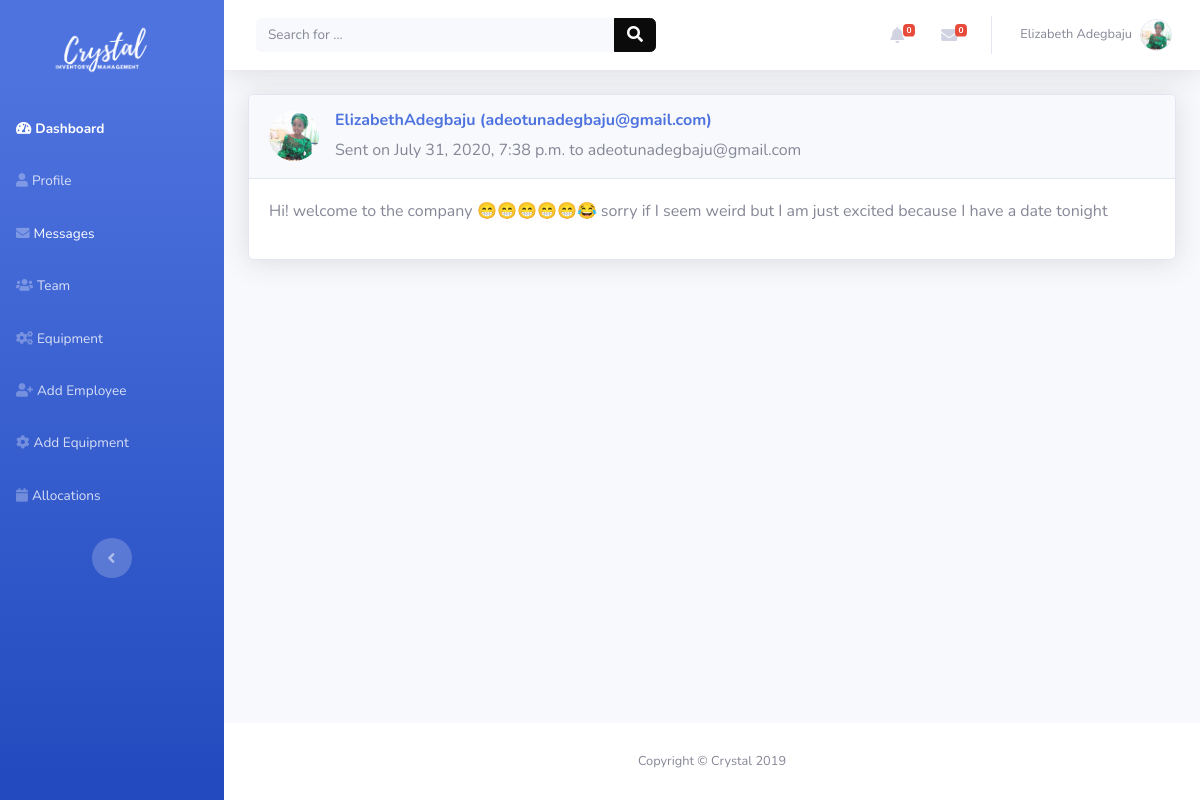
Screenshot of /messages/1/ (signed in) with the database file from the repository.
### dashboard/models.py (models this page shows, shortened)
class User(AbstractUser):
    username = None
    first_name = models.CharField(_('first name'), max_length=30, blank=True)
    last_name = models.CharField(_('last name'), max_length=150, blank=True)
    email = models.EmailField(_('email address'), unique=True)
    is_active = models.BooleanField(_("active"), default=False, help_text=_(
        'Designates whether this user should be treated as active. '
        'Unselect this instead of deleting accounts.'
    ), )
    USERNAME_FIELD = 'email'
    REQUIRED_FIELDS = []
    objects = UserManager()

class Employee(models.Model):
    user = models.OneToOneField(User, models.CASCADE)
    username = models.CharField(max_length=20)
    image = models.ImageField(upload_to=user_directory_path)
    location = models.ForeignKey(Location, on_delete=models.CASCADE, default=1)

class Message(models.Model):
    from_user = models.ForeignKey(User, models.DO_NOTHING,
                                  related_name="sent_messages")
    to_user = models.ForeignKey(User, models.DO_NOTHING,
                                related_name="inbox_messages")
    text = models.TextField()
    date_sent = models.DateTimeField(auto_now_add=True)
    read = models.BooleanField(default=False)

### dashboard/views.py (the view)
# urls.py: path('messages/<int:pk>/', views.message, name='message'),
@login_required
def message(request, pk):
    user = request.user
    alerts, unread_messages = unread_messages_notification(user)
    message = Message.objects.get(pk=pk)
    if (user == message.to_user) | (user == message.from_user):
        if user == message.to_user:
            message.read = True
            message.save()
        return render(request, 'message.html',
                      {'unread_messages': unread_messages, 'alerts': alerts,
                       'message': message})
    else:
        return redirect('page_not_found')

### dashboard/templatetags/profile_extras.py (called while the page is built)
@register.filter(name='has_group')
def has_group(user, group_name):
    return user.groups.filter(name=group_name).exists()

@register.filter
def count(value):
    return len(value)

### dashboard/views.py (called while the page is built)
def unread_messages_notification(user):
    unread_messages = user.inbox_messages.filter(from_user_id__gte=2, read=False).order_by('-date_sent')
    alerts = user.inbox_messages.filter(from_user_id=1, read=False).order_by('-date_sent')
    return alerts, unread_messages

### templates/message.html (shortened to what this page needs)
{% extends 'base_nav.html' %}
{% load static %}
{% load humanize %}
{% load profile_extras %}
{% block content %}
    <div class="container-fluid">
        <div class="card shadow">
            <div class="card-header py-3 d-inline-flex">
                <a href="{% url 'team_member' message.from_user.id %}">
                    <img class="rounded-circle mr-2" width="50" height="50"
                         src="{{ MEDIA_URL }}{{ message.from_user.employee.image|urlencode }}"></a>
                <div class="ml-2">
                    <a style="text-decoration: none" href="{% url 'team_member' message.from_user.id %}"><h6
                            class="text-primary font-weight-bold">
                        {{ message.from_user.first_name }}{{ message.from_user.last_name }}
                        ({{ message.from_user.email }})</h6></a>
                    <p class="m-0">Sent on {{ message.date_sent.astimezone }} to {{ message.to_user }}</p>
                </div>
            </div>
            <div class="card-body">
                <div class="text-gray-600">
                    <p>{{ message.text }}</p>
                </div>
            </div>
        </div>
    </div>
{% endblock %}

### templates/base_nav.html (shortened to what this page needs)
{% extends 'base.html' %}
{% load static %}
{% load profile_extras %}
{% block sidenav %}
    <nav class="navbar navbar-dark align-items-start sidebar sidebar-dark accordion bg-gradient-primary p-0"
         id="page-top">
        <div class="container-fluid d-flex flex-column p-0">
            <a class="navbar-brand d-flex justify-content-center align-items-center sidebar-brand mt-3 mb-3"
               href="{% url 'home' %}">
                <img src="{% static "img/crystal-ims blue.png" %}" style="height: 5vw">
            </a>
            <ul class="nav navbar-nav text-light" id="accordionSidebar">
                {% if request.user|has_group:"Company Superusers" %}
                    <li class="nav-item" role="presentation"><a class="nav-link active" href="{% url 'dashboard' %}"><i
                            class="fas fa-tachometer-alt"></i><span>Dashboard</span></a></li>
                {% endif %}
                <li class="nav-item" role="presentation"><a class="nav-link" href="{% url 'profile' %}"><i
                        class="fas fa-user"></i><span>Profile</span></a></li>
                <li class="nav-item" role="presentation"><a class="nav-link" href="{% url 'messages' %}"><i
                        class="fas fa-envelope"></i><span>Messages</span></a></li>
                <li class="nav-item" role="presentation"><a class="nav-link" href="{% url 'team' %}"><i
                        class="fas fa-users"></i><span>Team</span></a></li>
                <li class="nav-item" role="presentation"><a class="nav-link" href="{% url 'equipments' %}"><i
                        class="fas fa-cogs"></i><span>Equipment</span></a></li>
                {% if request.user|has_group:"Company Admins" or request.user|has_group:"Company Superusers" %}
                    <li class="nav-item" role="presentation"><a class="nav-link" href="{% url 'add_employee' %}"><i
                            class="fas fa-user-plus"></i><span>Add Employee</span></a></li>
                    <li class="nav-item" role="presentation"><a class="nav-link" href="{% url 'add_equipment' %}"><i
                            class="fas fa-cog"></i><span>Add Equipment</span></a></li>
                    <li class="nav-item" role="presentation"><a class="nav-link" href="{% url 'allocations' %}"><i
                            class="fas fa-calendar"></i><span>Allocations</span></a></li>
                {% endif %}
            </ul>
            <div class="text-center d-none d-md-inline">
                <button class="btn rounded-circle border-0" id="sidebarToggle"
                        type="button"></button>
            </div>
        </div>
    </nav>
{% endblock %}
{% block topnav %}
    <nav class="navbar navbar-light navbar-expand bg-white shadow mb-4 topbar static-top">
        <div class="container-fluid">
            <form class="form-inline d-none d-sm-inline-block mr-auto ml-md-3 my-2 my-md-0 mw-100 navbar-search">
                <div class="input-group"><input class="bg-light form-control border-0 small" type="text"
                                                placeholder="Search for ...">
                    <div class="input-group-append">
                        <button class="btn btn-primary py-0" type="button"><i
                                class="fas fa-search"></i></button>
                    </div>
                </div>
            </form>
            <ul class="nav navbar-nav flex-nowrap ml-auto">
                <li class="nav-item dropdown no-arrow mx-1" role="presentation">
                    <div class="nav-item dropdown no-arrow"><a class="dropdown-toggle nav-link"
                                                               data-toggle="dropdown"
                                                               aria-expanded="false" href="#"><span
                            class="badge badge-danger badge-counter">{{ alerts|count }}</span><i
                            class="fas fa-bell fa-fw"></i></a>
                    </div>
                </li>
                <li class="nav-item dropdown no-arrow mx-1" role="presentation">
                    <div class="nav-item dropdown no-arrow"><a class="dropdown-toggle nav-link"
                                                               data-toggle="dropdown"
                                                               aria-expanded="false" href="#"><i
                            class="fas fa-envelope fa-fw"></i><span
                            class="badge badge-danger badge-counter">{{ unread_messages|count }}</span></a>
                    </div>
                </li>
                <li class="nav-item dropdown no-arrow" role="presentation">
                    <div class="nav-item dropdown no-arrow"><a class="dropdown-toggle nav-link"
                                                               data-toggle="dropdown"
                                                               aria-expanded="false" href="#"><span
                            class="d-none d-lg-inline mr-2 text-gray-600 small">{{ request.user.first_name }}
                        {{ request.user.last_name }}</span><img class="border rounded-circle img-profile"
                                                                src="
                                                                        {{ MEDIA_URL }}{{ request.user.employee.image|urlencode }}"></a>
                    </div>
                </li>
            </ul>
        </div>
    </nav>
{% endblock %}

### rows the page displays
User: user.first_name "Elizabeth", user.last_name "Adegbaju", user.employee.image|urlencode (picture)
Message: from_user.employee.image|urlencode (picture), from_user.first_name "Elizabeth", from_user.last_name "Adegbaju", from_user.email "adeotunadegbaju@gmail.com", date_sent.astimezone "July 31, 2020, 7:38 p.m.", to_user "adeotunadegbaju@gmail.com", text "Hi! welcome to the company 😁😁😁😁😁😂 sorry if I seem weird but I am just excited because I have a date tonight"

### other values shown
{{ alerts|count }} "0"
{{ unread_messages|count }} "0"
